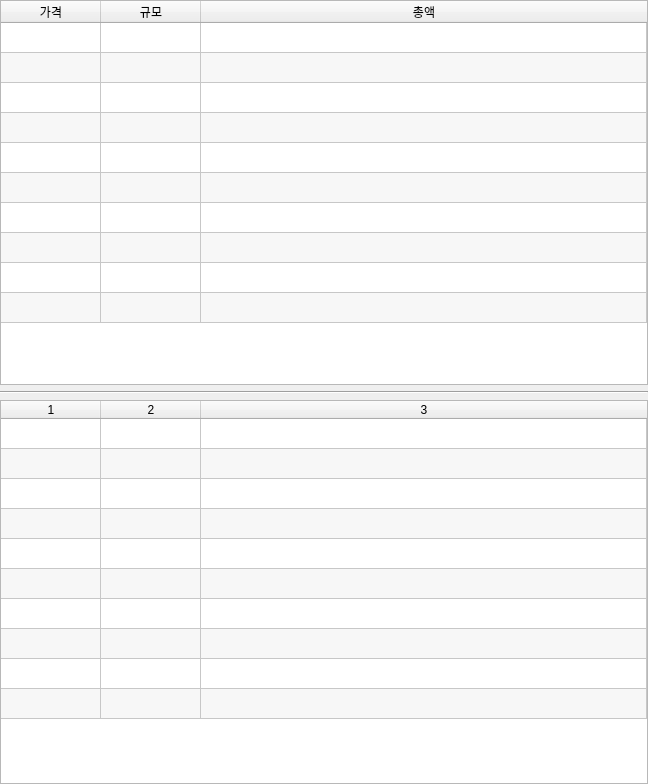
<?xml version="1.0" encoding="UTF-8"?>
<ui version="4.0">
 <class>Form</class>
 <widget class="QWidget" name="Form">
  <property name="geometry">
   <rect>
    <x>0</x>
    <y>0</y>
    <width>648</width>
    <height>784</height>
   </rect>
  </property>
  <property name="windowTitle">
   <string>Form</string>
  </property>
  <layout class="QVBoxLayout" name="verticalLayout">
   <property name="leftMargin">
    <number>0</number>
   </property>
   <property name="topMargin">
    <number>0</number>
   </property>
   <property name="rightMargin">
    <number>0</number>
   </property>
   <property name="bottomMargin">
    <number>0</number>
   </property>
   <item>
    <widget class="QTableWidget" name="tableAsks">
     <property name="sizePolicy">
      <sizepolicy hsizetype="Minimum" vsizetype="Minimum">
       <horstretch>0</horstretch>
       <verstretch>0</verstretch>
      </sizepolicy>
     </property>
     <property name="minimumSize">
      <size>
       <width>400</width>
       <height>0</height>
      </size>
     </property>
     <property name="sizeAdjustPolicy">
      <enum>QAbstractScrollArea::AdjustToContents</enum>
     </property>
     <property name="editTriggers">
      <set>QAbstractItemView::NoEditTriggers</set>
     </property>
     <property name="alternatingRowColors">
      <bool>true</bool>
     </property>
     <property name="rowCount">
      <number>10</number>
     </property>
     <property name="columnCount">
      <number>3</number>
     </property>
     <attribute name="horizontalHeaderVisible">
      <bool>true</bool>
     </attribute>
     <attribute name="horizontalHeaderStretchLastSection">
      <bool>true</bool>
     </attribute>
     <attribute name="verticalHeaderVisible">
      <bool>false</bool>
     </attribute>
     <attribute name="verticalHeaderHighlightSections">
      <bool>false</bool>
     </attribute>
     <row/>
     <row/>
     <row/>
     <row/>
     <row/>
     <row/>
     <row/>
     <row/>
     <row/>
     <row/>
     <column>
      <property name="text">
       <string>가격</string>
      </property>
     </column>
     <column>
      <property name="text">
       <string>규모</string>
      </property>
     </column>
     <column>
      <property name="text">
       <string>총액</string>
      </property>
     </column>
    </widget>
   </item>
   <item>
    <widget class="Line" name="line">
     <property name="orientation">
      <enum>Qt::Horizontal</enum>
     </property>
    </widget>
   </item>
   <item>
    <widget class="QTableWidget" name="tableWidget_2">
     <property name="sizePolicy">
      <sizepolicy hsizetype="Minimum" vsizetype="Minimum">
       <horstretch>0</horstretch>
       <verstretch>0</verstretch>
      </sizepolicy>
     </property>
     <property name="minimumSize">
      <size>
       <width>400</width>
       <height>0</height>
      </size>
     </property>
     <property name="sizeAdjustPolicy">
      <enum>QAbstractScrollArea::AdjustToContents</enum>
     </property>
     <property name="editTriggers">
      <set>QAbstractItemView::NoEditTriggers</set>
     </property>
     <property name="alternatingRowColors">
      <bool>true</bool>
     </property>
     <property name="rowCount">
      <number>10</number>
     </property>
     <property name="columnCount">
      <number>3</number>
     </property>
     <attribute name="horizontalHeaderVisible">
      <bool>true</bool>
     </attribute>
     <attribute name="horizontalHeaderStretchLastSection">
      <bool>true</bool>
     </attribute>
     <attribute name="verticalHeaderVisible">
      <bool>false</bool>
     </attribute>
     <attribute name="verticalHeaderHighlightSections">
      <bool>false</bool>
     </attribute>
     <row/>
     <row/>
     <row/>
     <row/>
     <row/>
     <row/>
     <row/>
     <row/>
     <row/>
     <row/>
     <column/>
     <column/>
     <column/>
    </widget>
   </item>
  </layout>
 </widget>
 <resources/>
 <connections/>
</ui>
